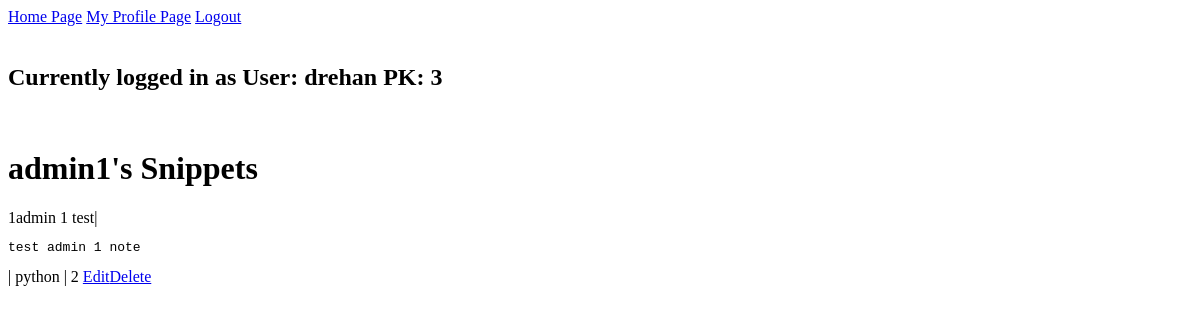
Before: /user/1/profile/ (signed in) with the older database file.
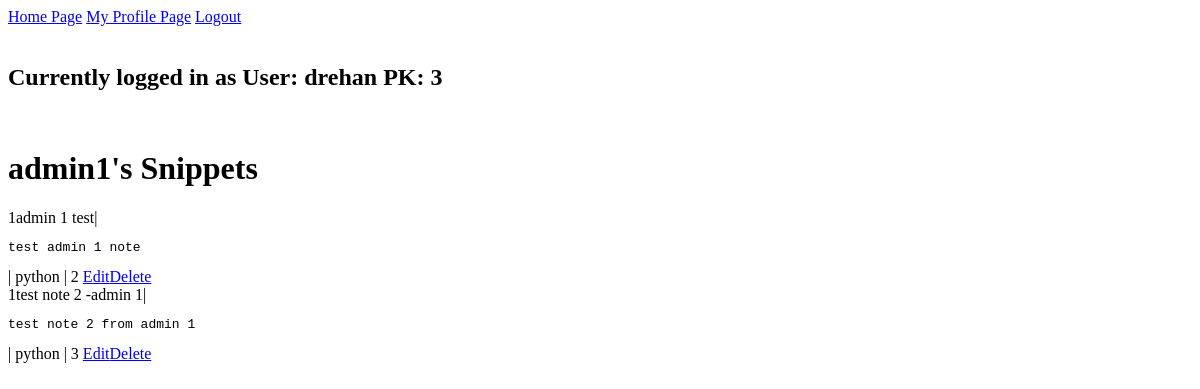
After: the same page with the newer database file.
### core/models.py (models this page shows, shortened)
class Snippet(models.Model):
    title = models.CharField(max_length=50)
    author = models.ForeignKey(User, on_delete=models.CASCADE, related_name='snippets')
    code = models.TextField()
    language = models.CharField(max_length=20)

class User(AbstractUser):
    pass

### core/views.py (the view)
# urls.py: path('user/<int:pk>/profile/', views.user_profile, name='user_profile'),
@login_required
def user_profile(request, pk):
    user = get_object_or_404(User, pk=pk)
    return render(request, 'user_profile.html', {'user': user})

### templates/user_profile.html (shortened to what this page needs)
{% extends 'base.html' %}
{% block content %}
<header class="header">
    <a href="/user/feed">Home Page</a>
    <a href="{% url 'user_profile' pk=request.user.pk %}">My Profile Page</a>
    <a href="/accounts/logout">Logout</a>
</header>
<br>
<h2>Currently logged in as User: {{ request.user }} PK: {{ request.user.pk }}</h1>
<br>
<div class="snippets-container">
    <h1>{{ user }}'s Snippets</h3>
        {% for snippet in user.snippets.all %}
        <div class="snippet">
            {{snippet.author.pk}}{{ snippet.title }}</a>| <pre><code>{{snippet.code}}</code></pre> | {{ snippet.language }} | {{snippet.pk}}
            <a href="{% url 'edit_snippet' pk=snippet.author.pk id=snippet.pk %}">Edit</a><a href="{% url 'delete_snippet' pk=snippet.pk%}">Delete</a></li>
        </div>
        {% endfor %}
</div>
{% endblock %}

Changed rows visible on the page:
added Snippet: author.pk "1", title "test note 2 -admin 1", code "test note 2 from admin 1", language "python", pk "3"
